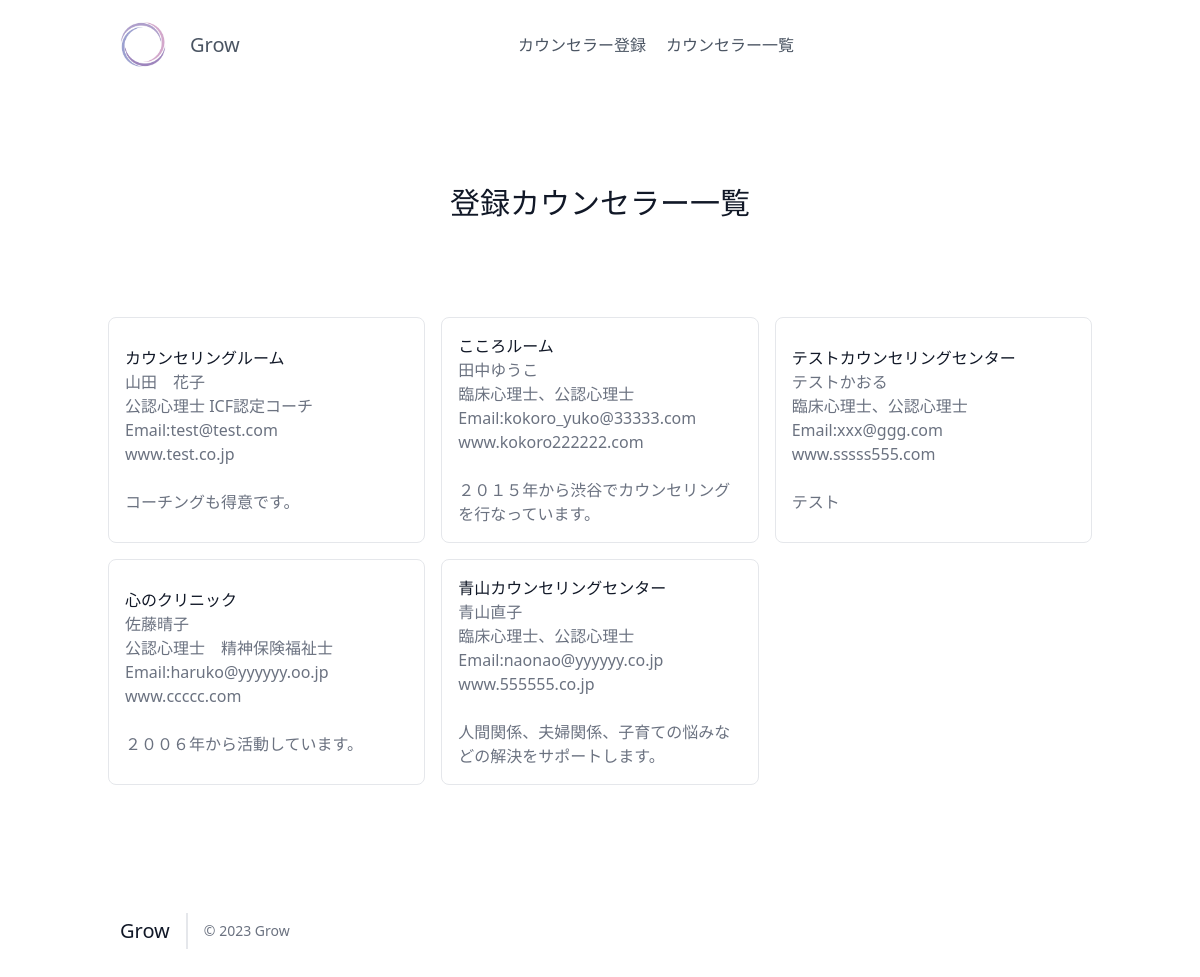
The page /select.php on the database its author committed.
### tables this page shows
CREATE TABLE `kadai08_table` (
  `id` int(12) NOT NULL,
  `organization` varchar(64) NOT NULL,
  `name` varchar(64) NOT NULL,
  `kana` varchar(64) NOT NULL,
  `certification` text NOT NULL,
  `email` varchar(124) NOT NULL,
  `tel` varchar(124) NOT NULL,
  `website` varchar(124) NOT NULL,
  `address` text NOT NULL,
  `details` text NOT NULL,
  `datetime` datetime NOT NULL
);

### funcs.php (called while the page is built)
<?php
function h($str)
{
  return htmlspecialchars($str, ENT_QUOTES, 'UTF-8');
}

### select.php (the view, shortened to what this page needs)
<?php
require_once('funcs.php');
try {
  $pdo = new PDO('mysql:dbname=kadai08_db;charset=utf8;host=localhost','root','');
} catch (PDOException $e) {
  exit('DBConnectError'.$e->getMessage());
}
$stmt = $pdo->prepare("SELECT * FROM kadai08_table");
$status = $stmt->execute();
$view = "";
if ($status == false) {
  $error = $stmt->errorInfo();
  exit("ErrorQuery:" . $error[2]);
} else {
  while ($result = $stmt->fetch(PDO::FETCH_ASSOC)) {
    $view .= '<div class="p-2 lg:w-1/3 md:w-1/2 w-full"><div class="h-full flex items-center border-gray-200 border p-4 rounded-lg"><div class="flex-grow"><h2 class="text-gray-900 title-font font-medium">';
    $view .= h($result['organization'], ENT_QUOTES);
    $view .= '</h2>';
    $view .= '<p class="text-gray-500">';
    $view .= h($result['name'], ENT_QUOTES) . '<br>' . h($result['certification']). '<br>' . 'Email:' . h($result['email']). '<br>' . h($result['website']). '<br><br>' . h($result['details']);
    $view .= '</p></div></div></div>';
  }
}
?>
<!DOCTYPE html>
<html lang="ja">
<head>
<script src="https://cdn.tailwindcss.com"></script>
</head>
<body>
<header class="text-gray-600 body-font">
  <div class="container mx-auto flex flex-wrap p-5 flex-col md:flex-row items-center">
    <a class="flex title-font font-medium items-center text-gray-900 mb-4 md:mb-0">
    <a href="./index.php"><img src="./img/logo.jpg" alt="logo" width="70">
      <a href="./index.php"><span class="ml-3 text-xl">Grow</span></a>
    </a>
    <nav class="md:ml-auto md:mr-auto flex flex-wrap items-center text-base justify-center">
    <a class="mr-5 hover:text-gray-900 hover:scale-105" href="./registration.php">カウンセラー登録</a>
      <a class="mr-5 hover:text-gray-900 hover:scale-105" href="./select.php">カウンセラー一覧</a>
    </nav>
  </div>
</header>
<section class="text-gray-600 body-font">
  <div class="container px-5 py-24 mx-auto">
    <div class="flex flex-col text-center w-full mb-20">
      <h1 class="sm:text-3xl text-2xl font-medium title-font mb-4 text-gray-900">登録カウンセラー一覧</h1>
    </div>
    <div class="flex flex-wrap -m-2"><?= $view ?></div>
  </div>
</section>
<footer class="text-gray-600 body-font">
  <div class="container px-5 py-8 mx-auto flex items-center sm:flex-row flex-col">
    <a class="flex title-font font-medium items-center md:justify-start justify-center text-gray-900">
      <span class="ml-3 text-xl">Grow</span>
    </a>
    <p class="text-sm text-gray-500 sm:ml-4 sm:pl-4 sm:border-l-2 sm:border-gray-200 sm:py-2 sm:mt-0 mt-4">© 2023 Grow </p>
  </div>
</footer>
</body>
</html>

### rows shown on the page
kadai08_table: value "カウンセリングルーム", name "山田 花子", certification "公認心理士 ICF認定コーチ", email "test@test.com", website "www.test.co.jp", details "コーチングも得意です。"
kadai08_table: value "こころルーム", name "田中ゆうこ", certification "臨床心理士、公認心理士", email "kokoro_yuko@33333.com", website "www.kokoro222222.com", details "２０１５年から渋谷でカウンセリングを行なっています。"
kadai08_table: value "テストカウンセリングセンター", name "テストかおる", certification "臨床心理士、公認心理士", email "xxx@ggg.com", website "www.sssss555.com", details "テスト"
kadai08_table: value "心のクリニック", name "佐藤晴子", certification "公認心理士 精神保険福祉士", email "haruko@yyyyyy.oo.jp", website "www.ccccc.com", details "２００６年から活動しています。"
kadai08_table: value "青山カウンセリングセンター", name "青山直子", certification "臨床心理士、公認心理士", email "naonao@yyyyyy.co.jp", website "www.555555.co.jp", details "人間関係、夫婦関係、子育ての悩みなどの解決をサポートします。"
